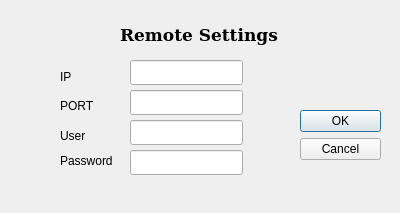
<?xml version="1.0" encoding="UTF-8"?>
<ui version="4.0">
 <class>Dialog</class>
 <widget class="QDialog" name="Dialog">
  <property name="geometry">
   <rect>
    <x>0</x>
    <y>0</y>
    <width>400</width>
    <height>213</height>
   </rect>
  </property>
  <property name="windowTitle">
   <string>Dialog</string>
  </property>
  <widget class="QDialogButtonBox" name="box">
   <property name="geometry">
    <rect>
     <x>300</x>
     <y>110</y>
     <width>81</width>
     <height>241</height>
    </rect>
   </property>
   <property name="orientation">
    <enum>Qt::Vertical</enum>
   </property>
   <property name="standardButtons">
    <set>QDialogButtonBox::Cancel|QDialogButtonBox::Ok</set>
   </property>
  </widget>
  <widget class="QLabel" name="label">
   <property name="geometry">
    <rect>
     <x>60</x>
     <y>90</y>
     <width>67</width>
     <height>31</height>
    </rect>
   </property>
   <property name="text">
    <string>PORT</string>
   </property>
  </widget>
  <widget class="QLabel" name="label_2">
   <property name="geometry">
    <rect>
     <x>60</x>
     <y>66</y>
     <width>31</width>
     <height>21</height>
    </rect>
   </property>
   <property name="text">
    <string>IP</string>
   </property>
  </widget>
  <widget class="QLabel" name="label_3">
   <property name="geometry">
    <rect>
     <x>60</x>
     <y>110</y>
     <width>67</width>
     <height>51</height>
    </rect>
   </property>
   <property name="text">
    <string>User</string>
   </property>
  </widget>
  <widget class="QLabel" name="label_4">
   <property name="geometry">
    <rect>
     <x>60</x>
     <y>150</y>
     <width>67</width>
     <height>21</height>
    </rect>
   </property>
   <property name="text">
    <string>Password</string>
   </property>
  </widget>
  <widget class="QLineEdit" name="ip">
   <property name="geometry">
    <rect>
     <x>130</x>
     <y>60</y>
     <width>113</width>
     <height>25</height>
    </rect>
   </property>
  </widget>
  <widget class="QLineEdit" name="port">
   <property name="geometry">
    <rect>
     <x>130</x>
     <y>90</y>
     <width>113</width>
     <height>25</height>
    </rect>
   </property>
  </widget>
  <widget class="QLineEdit" name="user">
   <property name="geometry">
    <rect>
     <x>130</x>
     <y>120</y>
     <width>113</width>
     <height>25</height>
    </rect>
   </property>
  </widget>
  <widget class="QLineEdit" name="pass">
   <property name="geometry">
    <rect>
     <x>130</x>
     <y>150</y>
     <width>113</width>
     <height>25</height>
    </rect>
   </property>
  </widget>
  <widget class="QLabel" name="label_5">
   <property name="geometry">
    <rect>
     <x>120</x>
     <y>20</y>
     <width>171</width>
     <height>31</height>
    </rect>
   </property>
   <property name="font">
    <font>
     <family>DejaVu Serif</family>
     <pointsize>13</pointsize>
     <weight>75</weight>
     <bold>true</bold>
    </font>
   </property>
   <property name="text">
    <string>Remote Settings</string>
   </property>
  </widget>
 </widget>
 <resources/>
 <connections>
  <connection>
   <sender>box</sender>
   <signal>accepted()</signal>
   <receiver>Dialog</receiver>
   <slot>accept()</slot>
   <hints>
    <hint type="sourcelabel">
     <x>248</x>
     <y>254</y>
    </hint>
    <hint type="destinationlabel">
     <x>157</x>
     <y>274</y>
    </hint>
   </hints>
  </connection>
  <connection>
   <sender>box</sender>
   <signal>rejected()</signal>
   <receiver>Dialog</receiver>
   <slot>reject()</slot>
   <hints>
    <hint type="sourcelabel">
     <x>316</x>
     <y>260</y>
    </hint>
    <hint type="destinationlabel">
     <x>286</x>
     <y>274</y>
    </hint>
   </hints>
  </connection>
 </connections>
</ui>
